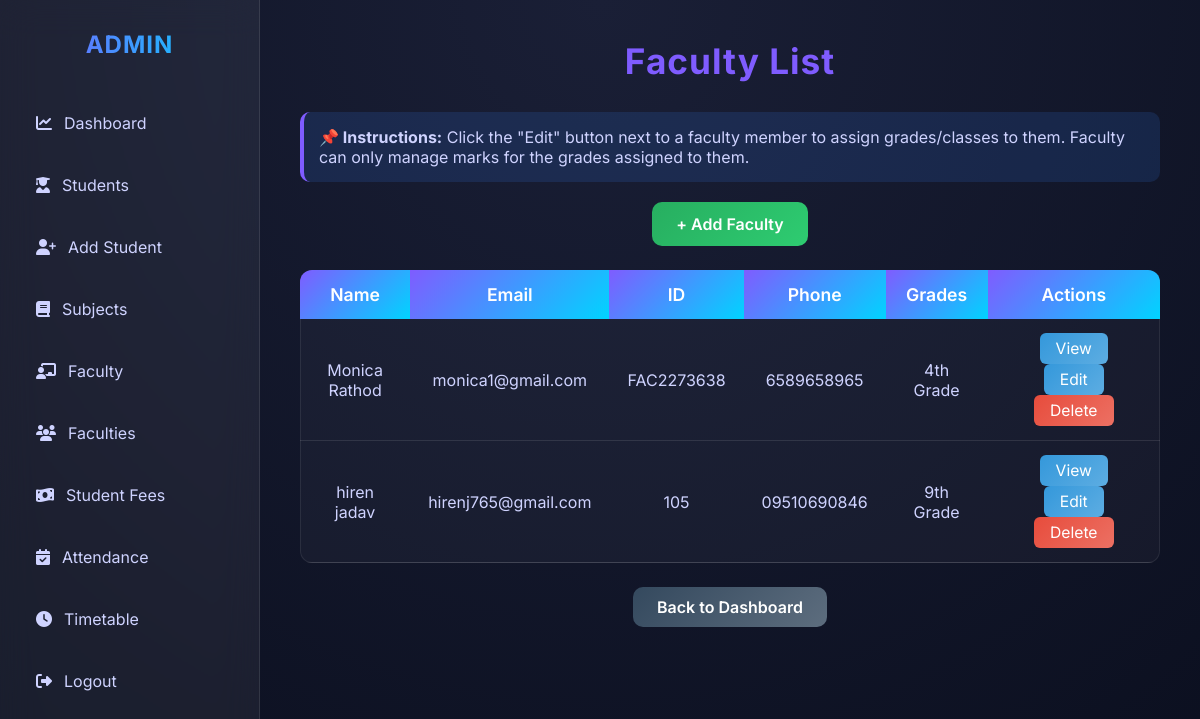
The page /faculty/ (signed in) on the database its author committed.
### faculty/models.py (models this page shows, shortened)
class faculties(models.Model):
    id = models.CharField(primary_key=True, max_length=20)
    name = models.CharField(max_length=100)
    email = models.EmailField(unique=True)
    phone = models.CharField(max_length=10, blank=True)
    date_of_birth = models.DateField(null=True, blank=True)
    address = models.TextField(blank=True)
    qualification = models.CharField(max_length=100, blank=True)
    experience_years = models.IntegerField(default=0)
    grades = models.ManyToManyField(Grade, help_text="Select grades this faculty teaches")
    class Meta:
        verbose_name_plural = "Faculties"
        ordering = ['name']

### student/student_crud_models.py (models this page shows, shortened)
class Grade(models.Model):
    GRADE_CHOICES = [
        (1, '1st Grade'),
        (2, '2nd Grade'),
        (3, '3rd Grade'),
        (4, '4th Grade'),
        (5, '5th Grade'),
        (6, '6th Grade'),
        (7, '7th Grade'),
        (8, '8th Grade'),
        (9, '9th Grade'),
        (10, '10th Grade'),
        (11, '11th Grade'),
        (12, '12th Grade'),
    ]
    grade = models.IntegerField(choices=GRADE_CHOICES, unique=True)

### faculty/faculty_crud_views.py (the view)
# urls.py: path('faculty/', faculty_list, name='faculty_list'),
@login_required
@user_passes_test(is_admin)
def faculty_list(request):
    faculty_members = faculties.objects.all().prefetch_related('grades')
    return render(request, 'faculty/faculty_list.html', {'faculty_members': faculty_members})

### faculty/faculty_crud_views.py (called while the page is built)
def is_admin(user):
    return user.is_staff

### faculty/templates/faculty/faculty_list.html (shortened to what this page needs)
<!DOCTYPE html>
<html lang="en">
<head>
    <link href="https://cdnjs.cloudflare.com/ajax/libs/font-awesome/6.5.0/css/all.min.css" rel="stylesheet">
</head>
<body>
    <div class="sidebar">
        <h2>ADMIN</h2>
        <ul>
            <li><a href="/admindashboard/"><i class="fas fa-chart-line"></i> Dashboard</a></li>
            <li><a href="{% url 'student_list' %}"><i class="fas fa-user-graduate"></i> Students</a></li>
            <li><a href="{% url 'student_create' %}"><i class="fas fa-user-plus"></i> Add Student</a></li>
            <li><a href="{% url 'course_add' %}"><i class="fas fa-book"></i> Subjects</a></li>
            <li><a href="{% url 'faculty_create' %}"><i class="fas fa-chalkboard-teacher"></i> Faculty</a></li>
            <li><a href="{% url 'faculty_list' %}"><i class="fas fa-users"></i> Faculties</a></li>
            <li><a href="{% url 'student_fees_list' %}"><i class="fas fa-money-bill-wave"></i> Student Fees</a></li>
            <li><a href="{% url 'attendance_list' %}"><i class="fas fa-calendar-check"></i> Attendance</a></li>
            <li><a href="{% url 'timetable' %}"><i class="fas fa-clock"></i> Timetable</a></li>
            <li><a href="{% url 'login' %}"><i class="fas fa-right-from-bracket"></i> Logout</a></li>
        </ul>
    </div>
    <div class="main">
        <h1>Faculty List</h1>
        <div class="info-box">
            <strong>📌 Instructions:</strong> Click the "Edit" button next to a faculty member to assign grades/classes to them. Faculty can only manage marks for the grades assigned to them.
        </div>
        <a class="add-link" href="{% url 'faculty_create' %}">+ Add Faculty</a>
        <table>
            <tr>
                <th>Name</th>
                <th>Email</th>
                <th>ID</th>
                <th>Phone</th>
                <th>Grades</th>
                <th colspan="3">Actions</th>
            </tr>
            {% for faculty in faculty_members %}
            <tr {% if not faculty.grades.all %}class="no-grades"{% endif %}>
                <td>{{ faculty.name }}</td>
                <td>{{ faculty.email }}</td>
                <td>{{ faculty.id }}</td>
                <td>{{ faculty.phone|default:"-" }}</td>
                <td>
                    {% for grade in faculty.grades.all %}
                        {{ grade.get_grade_display }}{% if not forloop.last %}, {% endif %}
                    {% empty %}
                        <span class="warning">⚠️ No grades assigned</span>
                    {% endfor %}
                </td>
                <td>
                    <a class="action" href="{% url 'faculty_detail' faculty.pk %}">View</a>
                    <a class="action" href="{% url 'faculty_update' faculty.pk %}">Edit</a>
                    <a class="action delete" href="{% url 'faculty_delete' faculty.pk %}">Delete</a>
                </td>
            </tr>
            {% endfor %}
        </table>
        <a class="back-btn" href="{% url 'admin' %}">Back to Dashboard</a>
    </div>
</body>
</html>

### faculty/templates/faculty/faculty_list.html (style rules this page uses)
* { margin: 0; padding: 0; box-sizing: border-box; font-family: "Inter", sans-serif; }
body { min-height: 100vh; background: radial-gradient(circle at top, #1a1f36, #0b0f1f); color: #fff; display: flex; }
.sidebar { width: 260px; padding: 30px 20px; background: rgba(255, 255, 255, 0.06); backdrop-filter: blur(18px); border-right: 1px solid rgba(255,255,255,0.1); position: fixed; height: 100%; }
.sidebar h2 { text-align: center; font-weight: 700; letter-spacing: 1px; margin-bottom: 40px; background: linear-gradient(90deg, #7f5cff, #00d4ff); -webkit-background-clip: text; -webkit-text-fill-color: transparent; }
.sidebar ul { list-style: none; }
.sidebar ul li { margin: 14px 0; }
.sidebar ul li a { display: flex; align-items: center; gap: 12px; padding: 14px 16px; border-radius: 14px; color: #cfd3ff; text-decoration: none; transition: 0.4s; }
.main { margin-left: 260px; padding: 40px; width: 100%; }
h1 { text-align: center; color: #7f5cff; margin-bottom: 30px; font-size: 2.2em; letter-spacing: 1px; }
.info-box { max-width: 1200px; margin: 20px auto; background: rgba(59, 130, 246, 0.15); padding: 15px; border-left: 4px solid #7f5cff; border-radius: 10px; margin-bottom: 20px; color: #cfd3ff; }
.add-link { display: block; width: max-content; margin: 0 auto 24px auto; padding: 12px 24px; background: linear-gradient(135deg, #27ae60, #2ecc71); color: #fff; border-radius: 10px; text-decoration: none; font-weight: 600; font-size: 1em; transition: 0.3s; }
table { width: 100%; max-width: 1200px; margin: 0 auto; border-collapse: collapse; background: rgba(255, 255, 255, 0.03); box-shadow: inset 0 0 0 1px rgba(255,255,255,0.08); border-radius: 12px; overflow: hidden; }
th, td { padding: 14px 18px; text-align: center; }
th { background: linear-gradient(135deg, #7f5cff, #00d4ff); color: #fff; font-weight: 600; font-size: 1.1em; }
td { color: #cfd3ff; border-bottom: 1px solid rgba(255,255,255,0.1); }
a.action { display: inline-block; padding: 6px 16px; margin: 0 4px; text-decoration: none; color: #fff; background: linear-gradient(135deg, #3498db, #5dade2); border-radius: 6px; font-size: 0.98em; transition: 0.3s; }
a.action.delete { background: linear-gradient(135deg, #e74c3c, #ec7063); }
.back-btn { display: block; width: max-content; margin: 24px auto 0 auto; padding: 10px 24px; background: linear-gradient(135deg, #34495e, #5d6d7e); color: #fff; border-radius: 10px; text-decoration: none; font-weight: 600; transition: 0.3s; }

### rows shown on the page
faculties: name "Monica Rathod", email "monica1@gmail.com", id "FAC2273638", phone "6589658965"
Grade: grade "4th Grade"
faculties: name "hiren jadav", email "hirenj765@gmail.com", id "105", phone "09510690846"
Grade: grade "9th Grade"
